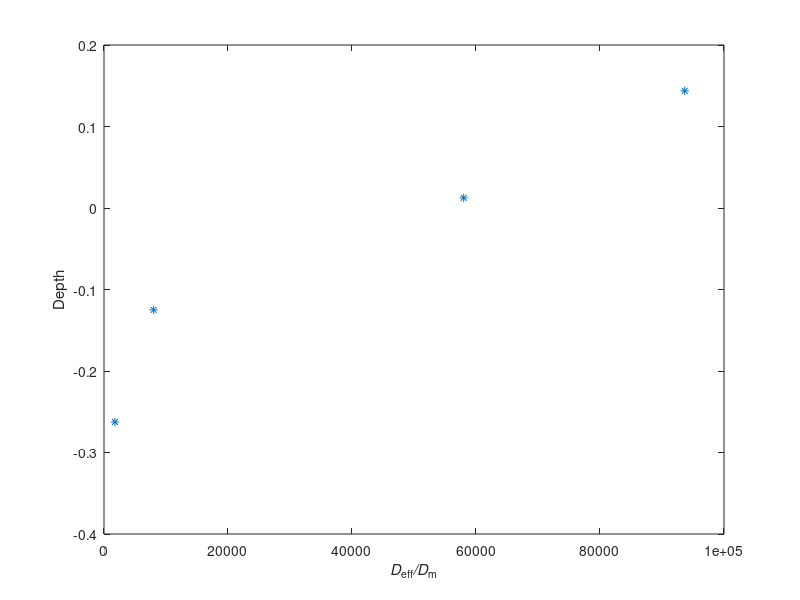

Recreate this plot in MATLAB.
P = [0.002747,0.006077,0.007429,0.008912];
P = [0.002917,0.002402,0.005758,0.004755];
P = [0.00125,0.00457,0.006261,0.003886];
P = [0.001351,0.002146,0.004604,0.004927];
Y = [43,65,86,108]-22;
Y = [66,88,110,131];
N = [20,30,40,50];
N = [30,40,50,60];
V = 220.*(Y-1)-N.*pi*8*8;
Dm = 2.3e-6;
Dm = 1.15e-6; 
y= pi.*(0.5.*V./220.*P).^2./Dm
plot(y,Y./160-108/160,'*')
ylabel('Depth')
xlabel('\itD_{\rmeff}/\itD_{\rmm}')